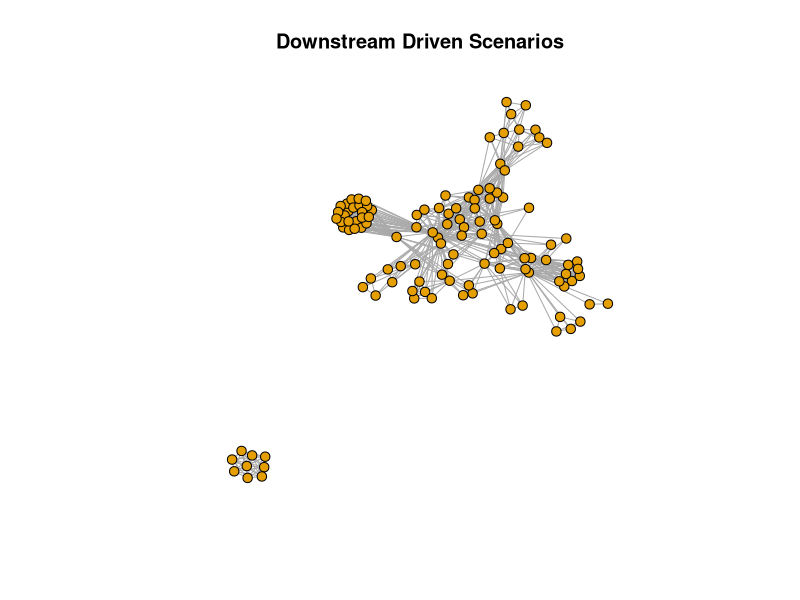
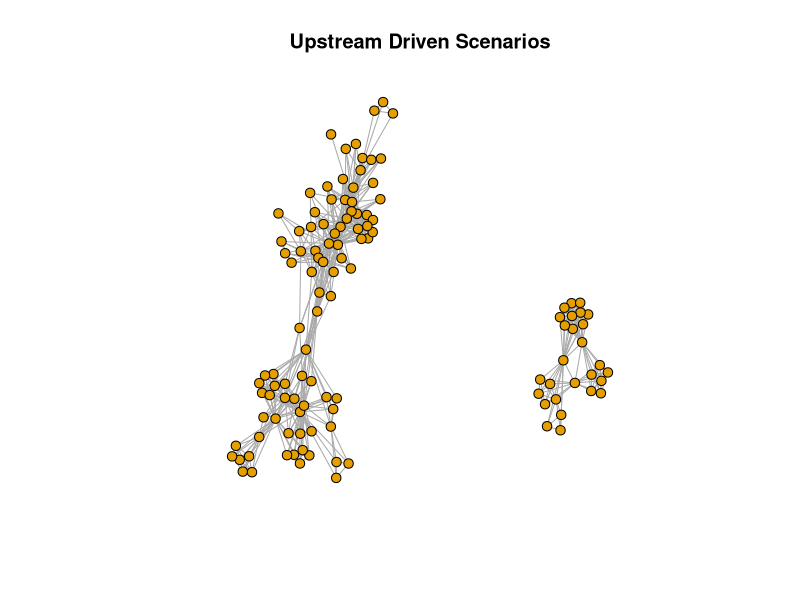
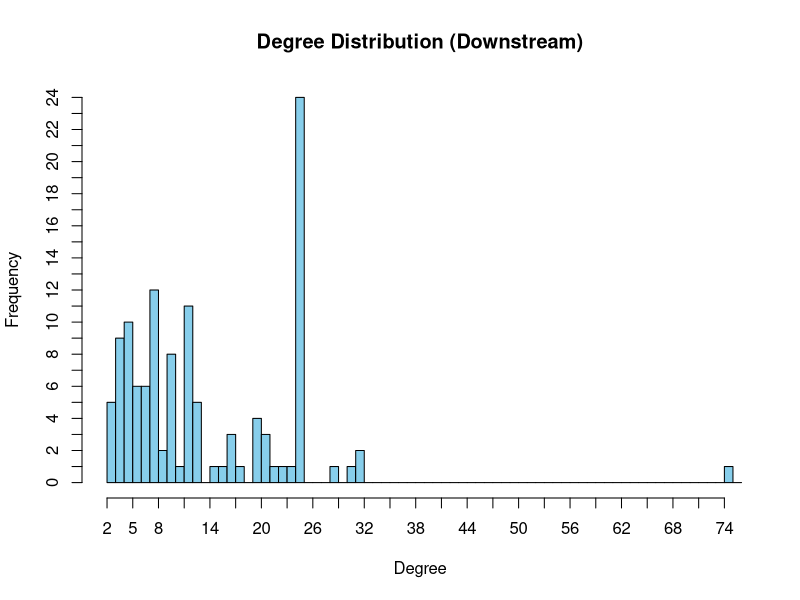
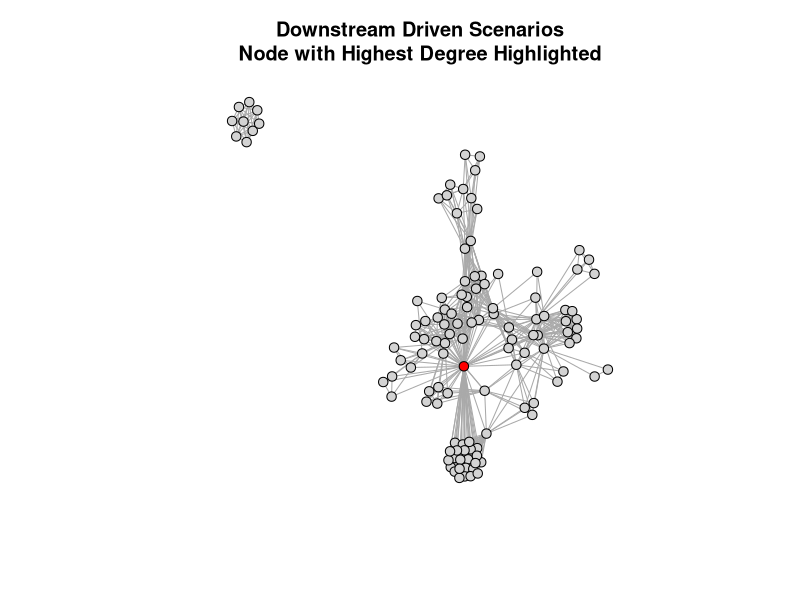
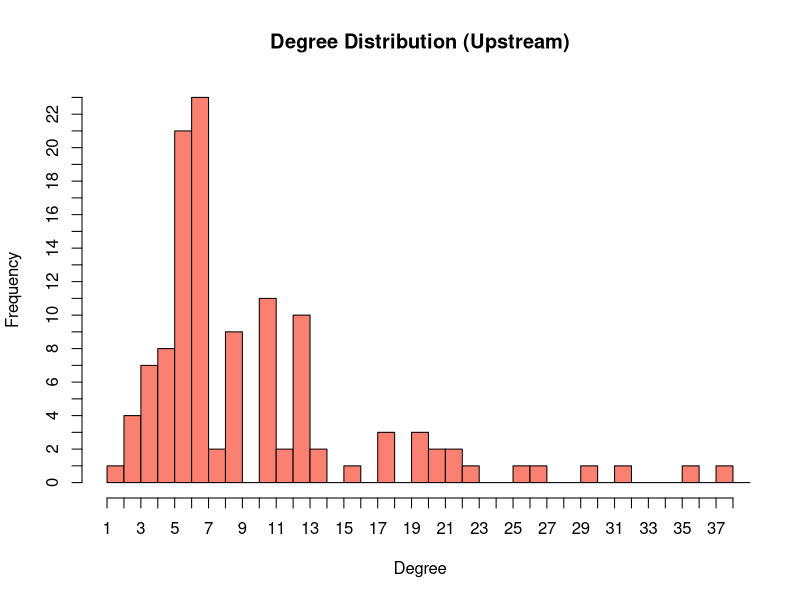
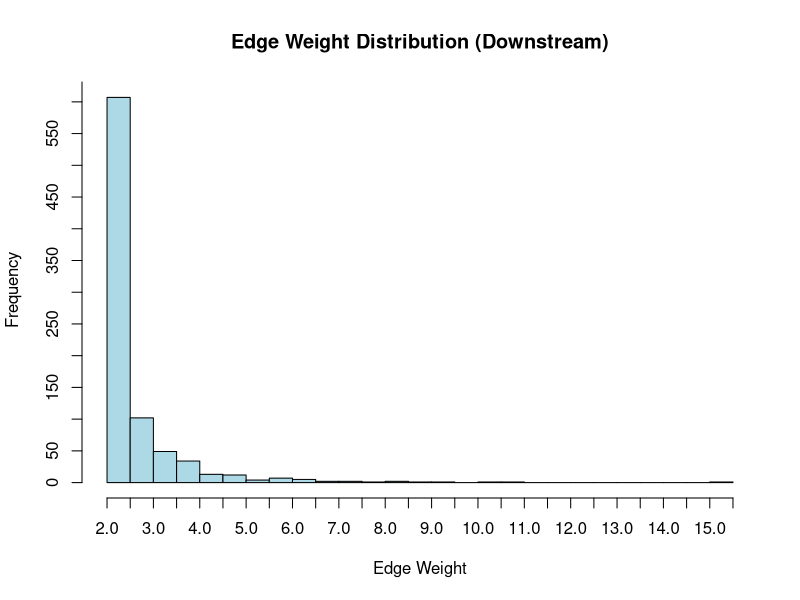
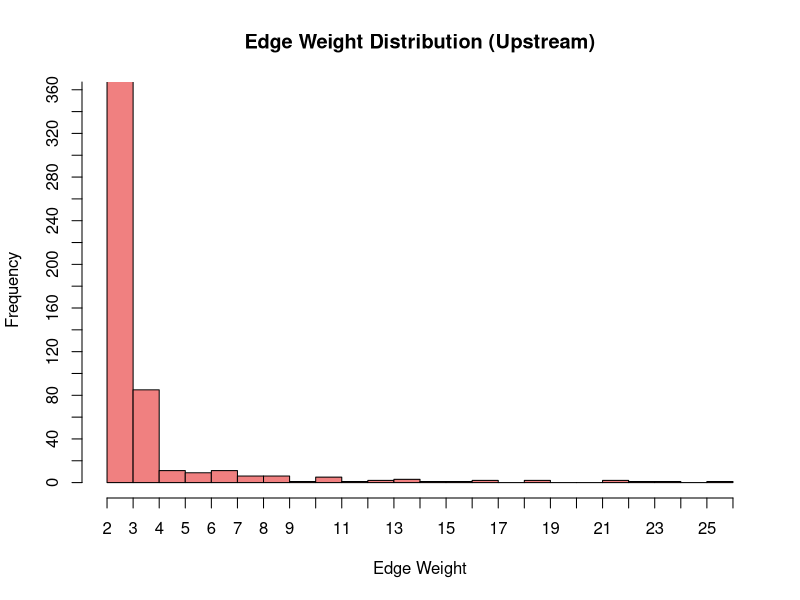
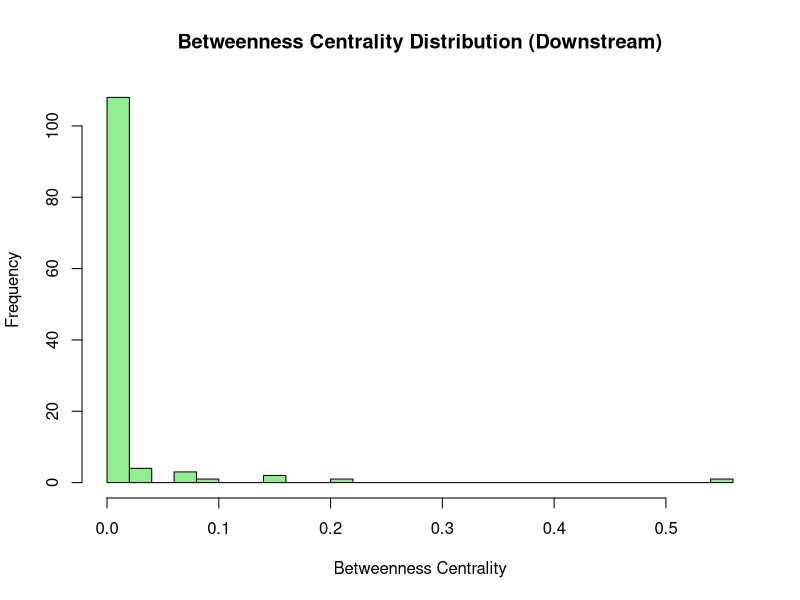

Recreate these plots in R, in order.
library(igraph)
#install.packages("rstudioapi")
library(rstudioapi)

# To set current directory as working directory:
setwd(dirname(rstudioapi::getActiveDocumentContext()$path))
getwd()
list.files()

# --- Downstream Driven Scenarios Graph ---

# Read the CSV file
df_ds <- read.csv("../data/downstream_driven.csv", stringsAsFactors = FALSE)

# Get unique usernames (nodes = developers)
nodes_ds <- unique(df_ds$username)

# Create edges with weights based on shared scenarios
# edge_weights will store the weight for each pair
edge_weights <- list()

scenarios <- unique(df_ds$scenario)

for (scenario in scenarios) {
  # Get all rows for this scenario
  scenario_data <- df_ds[df_ds$scenario == scenario, ]
  
  # Calculate involvement for each developer in this scenario
  # (sum of max_inv across all projects they appear in for this scenario)
  dev_involvement <- aggregate(max_inv ~ username, data = scenario_data, FUN = sum)
  
  # Get developers in this scenario
  devs <- unique(scenario_data$username)
  
  # Create edges between all pairs of developers in this scenario
  if (length(devs) > 1) {
    pairs <- combn(devs, 2)
    for (i in 1:ncol(pairs)) {
      dev1 <- pairs[1, i]
      dev2 <- pairs[2, i]
      
      # Get involvement values for both developers
      inv1 <- dev_involvement$max_inv[dev_involvement$username == dev1]
      inv2 <- dev_involvement$max_inv[dev_involvement$username == dev2]
      
      # Calculate scenario weight as average of their involvements
      scenario_weight <- mean(c(inv1, inv2))
      
      # Create edge key (sorted to avoid duplicates)
      edge_key <- paste(sort(c(dev1, dev2)), collapse = "_")
      
      # Add to cumulative weight
      if (is.null(edge_weights[[edge_key]])) {
        edge_weights[[edge_key]] <- scenario_weight
      } else {
        edge_weights[[edge_key]] <- edge_weights[[edge_key]] + scenario_weight
      }
    }
  }
}

# Convert edge_weights list to edge_list dataframe
edge_list <- data.frame(
  from = character(),
  to = character(),
  weight = numeric(),
  stringsAsFactors = FALSE
)

for (edge_key in names(edge_weights)) {
  devs <- strsplit(edge_key, "_")[[1]]
  edge_list <- rbind(edge_list, data.frame(
    from = devs[1],
    to = devs[2],
    weight = edge_weights[[edge_key]],
    stringsAsFactors = FALSE
  ))
}

# Create the graph
g_ds <- graph_from_data_frame(d = edge_list, vertices = nodes_ds, directed = FALSE)

# Add inverse weight as edge attribute (for distance-based metrics)
E(g_ds)$inv_weight <- 1 / E(g_ds)$weight

cat("\n--- Downstream Driven Graph Metrics ---\n")
# Print graph summary
print(paste("Number of nodes (downstream):", vcount(g_ds)))
print(paste("Number of edges (downstream):", ecount(g_ds)))
print(paste("Edge weight range (downstream):", min(E(g_ds)$weight), "to", max(E(g_ds)$weight)))
#print(g)


# Plot the graph
plot(g_ds, vertex.size=5, vertex.label=NA, edge.arrow.size=0.4, layout = layout_nicely(g_ds), main = "Downstream Driven Scenarios")

# --- Downstream Graph Metrics ---
# 1. Number of connected components
num_components_ds <- components(g_ds)$no
cat("Number of connected components:", num_components_ds, "\n")
# 2. Giant component size
giant_component_size_ds <- max(components(g_ds)$csize)
cat("Giant component size:", giant_component_size_ds, "\n")
# 3. Graph density
density_ds <- edge_density(g_ds)
cat("Graph density:", density_ds, "\n")
# 4. Average weighted degree
avg_weighted_degree_ds <- mean(strength(g_ds, weights=E(g_ds)$weight))
cat("Average weighted degree:", avg_weighted_degree_ds, "\n")

# --- Upstream Driven Scenarios Graph ---
# Read the upstream CSV file
df_up <- read.csv("../data/upstream_driven.csv", stringsAsFactors = FALSE)

# Get unique usernames (nodes = developers)
nodes_up <- unique(df_up$username)

# Create edges with weights based on shared scenarios
edge_weights_up <- list()

scenarios_up <- unique(df_up$scenario)

for (scenario in scenarios_up) {
  # Get all rows for this scenario
  scenario_data <- df_up[df_up$scenario == scenario, ]
  
  # Calculate involvement for each developer in this scenario
  dev_involvement <- aggregate(max_inv ~ username, data = scenario_data, FUN = sum)
  
  # Get developers in this scenario
  devs_up <- unique(scenario_data$username)
  
  # Create edges between all pairs of developers in this scenario
  if (length(devs_up) > 1) {
    pairs_up <- combn(devs_up, 2)
    for (i in 1:ncol(pairs_up)) {
      dev1 <- pairs_up[1, i]
      dev2 <- pairs_up[2, i]
      
      # Get involvement values for both developers
      inv1 <- dev_involvement$max_inv[dev_involvement$username == dev1]
      inv2 <- dev_involvement$max_inv[dev_involvement$username == dev2]
      
      # Calculate scenario weight as average of their involvements
      scenario_weight <- mean(c(inv1, inv2))
      
      # Create edge key (sorted to avoid duplicates)
      edge_key <- paste(sort(c(dev1, dev2)), collapse = "_")
      
      # Add to cumulative weight
      if (is.null(edge_weights_up[[edge_key]])) {
        edge_weights_up[[edge_key]] <- scenario_weight
      } else {
        edge_weights_up[[edge_key]] <- edge_weights_up[[edge_key]] + scenario_weight
      }
    }
  }
}

# Convert edge_weights list to edge_list dataframe
edge_list_up <- data.frame(
  from = character(),
  to = character(),
  weight = numeric(),
  stringsAsFactors = FALSE
)

for (edge_key in names(edge_weights_up)) {
  devs <- strsplit(edge_key, "_")[[1]]
  edge_list_up <- rbind(edge_list_up, data.frame(
    from = devs[1],
    to = devs[2],
    weight = edge_weights_up[[edge_key]],
    stringsAsFactors = FALSE
  ))
}

# Create the graph
g_up <- graph_from_data_frame(d = edge_list_up, vertices = nodes_up, directed = FALSE)

# Add inverse weight as edge attribute (for distance-based metrics)
E(g_up)$inv_weight <- 1 / E(g_up)$weight

cat("\n--- Upstream Driven Graph Metrics ---\n")
# Print graph summary
print(paste("Number of nodes (upstream):", vcount(g_up)))
print(paste("Number of edges (upstream):", ecount(g_up)))
print(paste("Edge weight range (upstream):", min(E(g_up)$weight), "to", max(E(g_up)$weight)))


# Plot the graph
plot(g_up, vertex.size=5, vertex.label=NA, edge.arrow.size=0.4, layout = layout_nicely(g_up), main = "Upstream Driven Scenarios")

# --- Upstream Graph Metrics ---
# 1. Number of connected components
num_components_up <- components(g_up)$no
cat("Number of connected components:", num_components_up, "\n")
# 2. Giant component size
giant_component_size_up <- max(components(g_up)$csize)
cat("Giant component size:", giant_component_size_up, "\n")
# 3. Graph density
density_up <- edge_density(g_up)
cat("Graph density:", density_up, "\n")
# 4. Average weighted degree
avg_weighted_degree_up <- mean(strength(g_up, weights=E(g_up)$weight))
cat("Average weighted degree:", avg_weighted_degree_up, "\n")

# --- Degree Distribution (Unweighted) ---
# Downstream Driven Graph
deg_ds <- degree(g_ds, mode = "all")
hist_ds <- hist(deg_ds, breaks = seq(min(deg_ds), max(deg_ds)+1, by=1),
               main = "Degree Distribution (Downstream)",
               xlab = "Degree", ylab = "Frequency", col = "skyblue",
               xaxt = "n", yaxt = "n", xlim = c(min(deg_ds), max(deg_ds)), ylim = c(0, max(tabulate(deg_ds+1))))
# Custom x and y axes with more ticks
axis(1, at = seq(min(deg_ds), max(deg_ds), by = max(1, floor((max(deg_ds)-min(deg_ds))/20))))
axis(2, at = seq(0, max(hist_ds$counts), by = max(1, floor(max(hist_ds$counts)/20))))

# Print degree distribution (downstream)
cat("\nDegree distribution (downstream):\n")
print(table(deg_ds))

# --- Visualize Node with Highest Degree (Downstream) ---
max_deg_ds <- max(deg_ds)
node_max_deg_ds <- names(deg_ds)[which(deg_ds == max_deg_ds)]
cat("\nNode with highest degree (downstream):", node_max_deg_ds, "with degree", max_deg_ds, "\n")

# Highlight this node in the downstream-driven graph
vertex_colors <- rep("lightgray", vcount(g_ds))
vertex_colors[which(V(g_ds)$name == node_max_deg_ds)] <- "red"
plot(g_ds, vertex.size=5, vertex.label=NA, edge.arrow.size=0.4,
  layout = layout_nicely(g_ds), main = paste("Downstream Driven Scenarios\nNode with Highest Degree Highlighted"),
  vertex.color = vertex_colors)

# Upstream Driven Graph
deg_up <- degree(g_up, mode = "all")
hist_up <- hist(deg_up, breaks = seq(min(deg_up), max(deg_up)+1, by=1),
               main = "Degree Distribution (Upstream)",
               xlab = "Degree", ylab = "Frequency", col = "salmon",
               xaxt = "n", yaxt = "n", xlim = c(min(deg_up), max(deg_up)), ylim = c(0, max(tabulate(deg_up+1))))
# Custom x and y axes with more ticks
axis(1, at = seq(min(deg_up), max(deg_up), by = max(1, floor((max(deg_up)-min(deg_up))/20))))
axis(2, at = seq(0, max(hist_up$counts), by = max(1, floor(max(hist_up$counts)/20))))

# Print degree distribution (upstream)
cat("\nDegree distribution (upstream):\n")
print(table(deg_up))

# --- Edge Weight Distribution (Histogram) ---
# Downstream Driven Graph
edge_weights_ds <- E(g_ds)$weight
hist(edge_weights_ds, breaks = 30, main = "Edge Weight Distribution (Downstream)",
  xlab = "Edge Weight", ylab = "Frequency", col = "lightblue",
  xaxt = "n", yaxt = "n", xlim = c(min(edge_weights_ds), max(edge_weights_ds)), ylim = c(0, max(tabulate(as.integer(edge_weights_ds)))))
axis(1, at = pretty(edge_weights_ds, n = 20))
axis(2, at = pretty(hist(edge_weights_ds, plot=FALSE)$counts, n = 20))

# Print edge weight distribution (downstream)
cat("\nEdge weight distribution (downstream):\n")
print(summary(edge_weights_ds))
cat("\nEdge weight frequency table (downstream):\n")
print(table(edge_weights_ds))

# Upstream Driven Graph
edge_weights_up <- E(g_up)$weight
hist(edge_weights_up, breaks = 30, main = "Edge Weight Distribution (Upstream)",
  xlab = "Edge Weight", ylab = "Frequency", col = "lightcoral",
  xaxt = "n", yaxt = "n", xlim = c(min(edge_weights_up), max(edge_weights_up)), ylim = c(0, max(tabulate(as.integer(edge_weights_up)))))
axis(1, at = pretty(edge_weights_up, n = 20))
axis(2, at = pretty(hist(edge_weights_up, plot=FALSE)$counts, n = 20))

# Print edge weight distribution (upstream)
cat("\nEdge weight distribution (upstream):\n")
print(summary(edge_weights_up))
cat("\nEdge weight frequency table (upstream):\n")
print(table(edge_weights_up))

# --- Average Path Length (using inverse weights as distances) ---
if (is_connected(g_ds)) {
  avg_path_length_ds <- mean_distance(g_ds, weights = E(g_ds)$inv_weight)
  cat("\nAverage path length (downstream, inv_weight):", avg_path_length_ds, "\n")
} else {
  cat("\nDownstream graph is not connected; computing average path length for the largest component.\n")
  comp_ds <- components(g_ds)
  giant_ds <- induced_subgraph(g_ds, which(comp_ds$membership == which.max(comp_ds$csize)))
  avg_path_length_ds <- mean_distance(giant_ds, weights = E(giant_ds)$inv_weight)
  cat("Average path length (downstream, inv_weight, giant component):", avg_path_length_ds, "\n")
}

if (is_connected(g_up)) {
  avg_path_length_up <- mean_distance(g_up, weights = E(g_up)$inv_weight)
  cat("Average path length (upstream, inv_weight):", avg_path_length_up, "\n")
} else {
  cat("Upstream graph is not connected; computing average path length for the largest component.\n")
  comp_up <- components(g_up)
  giant_up <- induced_subgraph(g_up, which(comp_up$membership == which.max(comp_up$csize)))
  avg_path_length_up <- mean_distance(giant_up, weights = E(giant_up)$inv_weight)
  cat("Average path length (upstream, inv_weight, giant component):", avg_path_length_up, "\n")
}

# --- Betweenness Centrality (using inverse weights as distances) ---
cat("\nTop 10 betweenness centrality (downstream, inv_weight):\n")
betw_ds <- betweenness(g_ds, weights = E(g_ds)$inv_weight, normalized = TRUE)
betw_ds_sorted <- sort(betw_ds, decreasing = TRUE)
print(head(betw_ds_sorted, 10))

# --- Betweenness Centrality Statistics and Plots (Downstream) ---
cat("\nBetweenness centrality stats (downstream):\n")
cat("\nFull betweenness centrality distribution (downstream):\n")
print(betw_ds)
cat("Mean:", mean(betw_ds), "\n")
cat("Variance:", var(betw_ds), "\n")

hist(betw_ds, breaks = 30, main = "Betweenness Centrality Distribution (Downstream)",
  xlab = "Betweenness Centrality", ylab = "Frequency", col = "lightgreen")
boxplot(betw_ds, main = "Betweenness Centrality Boxplot (Downstream)", horizontal = TRUE, col = "lightgreen")

cat("\nTop 10 betweenness centrality (upstream, inv_weight):\n")
betw_up <- betweenness(g_up, weights = E(g_up)$inv_weight, normalized = TRUE)
betw_up_sorted <- sort(betw_up, decreasing = TRUE)
print(head(betw_up_sorted, 10))

# --- Betweenness Centrality Statistics and Plots (Upstream) ---
cat("\nBetweenness centrality stats (upstream):\n")
cat("\nFull betweenness centrality distribution (upstream):\n")
print(betw_up)
cat("Mean:", mean(betw_up), "\n")
cat("Variance:", var(betw_up), "\n")
hist(betw_up, breaks = 30, main = "Betweenness Centrality Distribution (Upstream)",
  xlab = "Betweenness Centrality", ylab = "Frequency", col = "orange")
boxplot(betw_up, main = "Betweenness Centrality Boxplot (Upstream)", horizontal = TRUE, col = "orange")

# --- Kolmogorov–Smirnov Test: Compare Betweenness Distributions ---
cat("\nKolmogorov–Smirnov test (KS test) for betweenness centrality distributions (downstream vs upstream):\n")
ks_result <- ks.test(betw_ds, betw_up)
print(ks_result)

cat("\nWilcoxon rank-sum test (Mann-Whitney U test) for betweenness centrality distributions (downstream vs upstream):\n")
wt_result <- wilcox.test(betw_ds, betw_up)
print(wt_result)

# --- Plot Networks Color-Coded by Betweenness Centrality Rank ---

# Helper function to assign colors by rank
get_centrality_colors <- function(names_vec, betw_sorted) {
  colors <- rep("lightgray", length(names_vec))
  top1 <- names(betw_sorted)[1]
  top5 <- names(betw_sorted)[2:5]
  top10 <- names(betw_sorted)[6:10]
  colors[names_vec == top1] <- "red"
  colors[names_vec %in% top5] <- "orange"
  colors[names_vec %in% top10] <- "yellow"
  return(colors)
}

# Downstream network plot
colors_ds <- get_centrality_colors(V(g_ds)$name, betw_ds_sorted)
plot(g_ds, vertex.size=5, vertex.label=NA, edge.arrow.size=0.4,
  layout = layout_nicely(g_ds), main = "Downstream: Nodes by Betweenness Rank",
  vertex.color = colors_ds)
legend("topright", legend = c("Top 1", "Top 2-5", "Top 6-10", "Other"),
    col = c("red", "orange", "yellow", "lightgray"), pch = 19, pt.cex = 1.5, bty = "n")

# Upstream network plot
colors_up <- get_centrality_colors(V(g_up)$name, betw_up_sorted)
plot(g_up, vertex.size=5, vertex.label=NA, edge.arrow.size=0.4,
  layout = layout_nicely(g_up), main = "Upstream: Nodes by Betweenness Rank",
  vertex.color = colors_up)
legend("topright", legend = c("Top 1", "Top 2-5", "Top 6-10", "Other"),
    col = c("red", "orange", "yellow", "lightgray"), pch = 19, pt.cex = 1.5, bty = "n")
